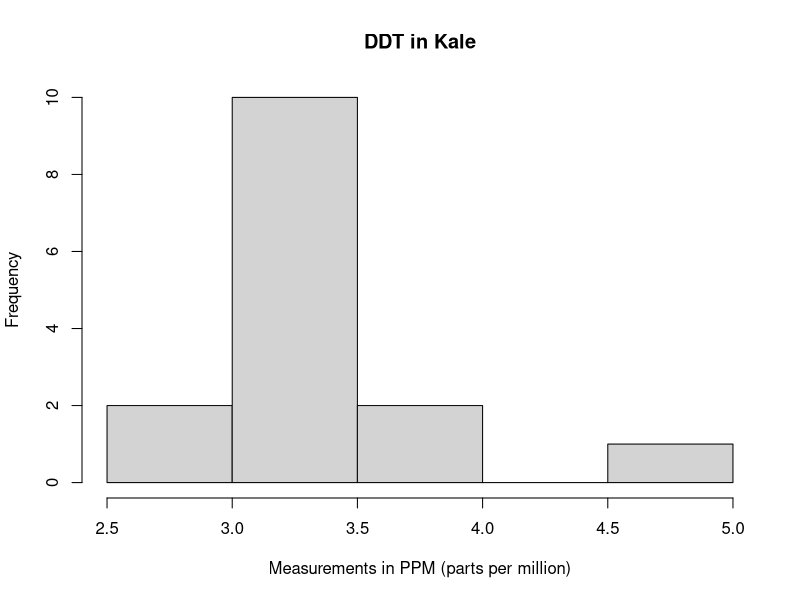
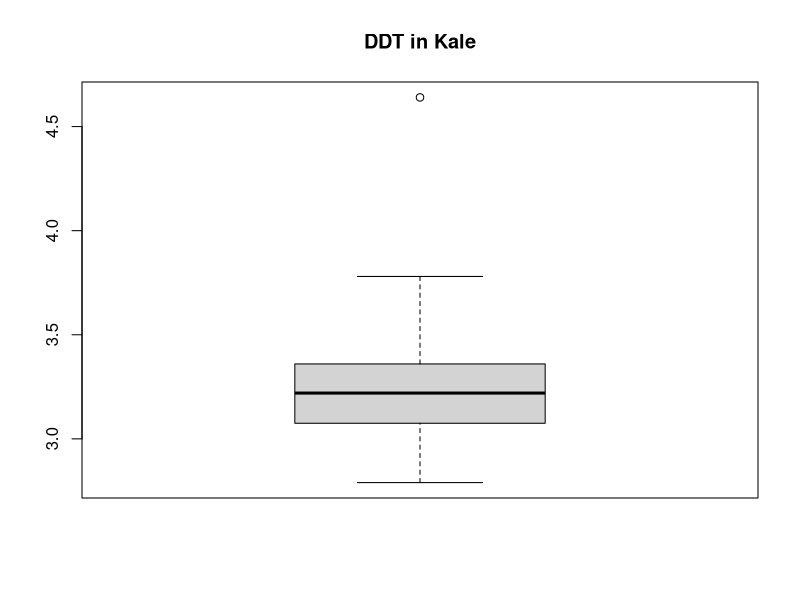

The R source for these figures, in order:
## ---- chunk 1
# 
install.packages("MASS") #installs the MASS package 

require(MASS) #loads the data inside the MASS package

hist(DDT, main = "DDT in Kale", xlab = "Measurements in PPM (parts per million)", ylab = "Frequency") 
    #makes a histogram of the DDT data
boxplot(DDT, main = "DDT in Kale") #creates a boxplot of the data
## ---- chunk 2
# Your code here
## ---- chunk 3
#library(UsingR) 
#your code here

## ---- chunk 4
# Notice that these are the 10th and 25th percentiles, respectively
# Your code here
## ---- chunk 5
# Your code here
## ---- chunk 6
# Your code here
## ---- chunk 7
# Your code here
## ---- chunk 8
# Your code here
## ---- chunk 9
# Your code here
## ---- chunk 10
# Your code here
## ---- chunk 11
# Your code here
## ---- chunk 12
# Your code here
